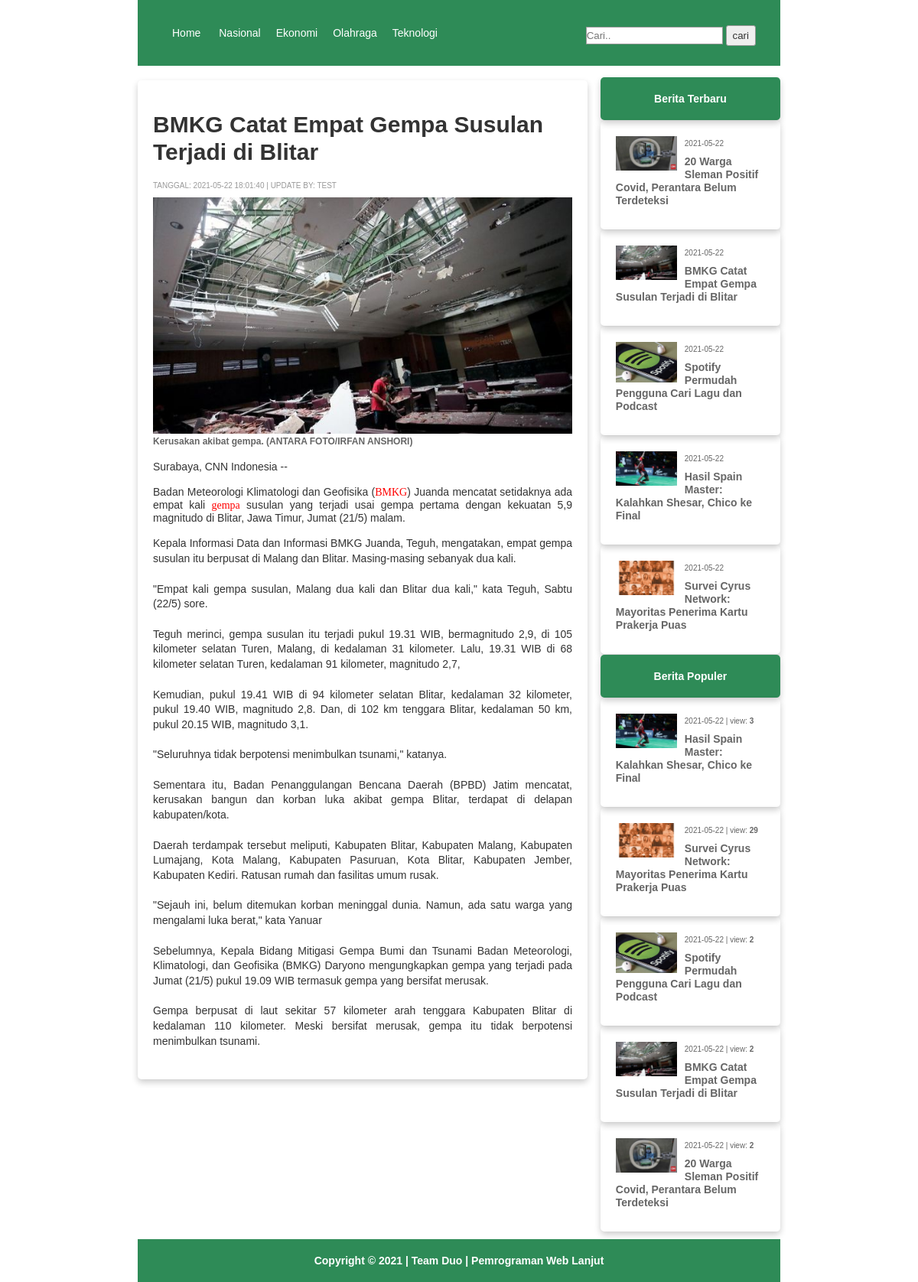
Screenshot of /?open=detail&id=17 with the database file from the repository.
### tables this page shows
CREATE TABLE `kategori` (
  `ID` int(5) NOT NULL,
  `Kategori` varchar(100) NOT NULL,
  `alias` varchar(50) NOT NULL,
  `Terbit` varchar(1) NOT NULL
);

CREATE TABLE `berita` (
  `ID` int(10) NOT NULL,
  `Judul` varchar(255) NOT NULL,
  `Kategori` varchar(50) NOT NULL,
  `Isi` text NOT NULL,
  `Gambar` varchar(255) NOT NULL,
  `Teks` text NOT NULL,
  `Tanggal` varchar(30) NOT NULL,
  `Updateby` varchar(50) NOT NULL,
  `Viewnum` varchar(20) NOT NULL,
  `Post_type` varchar(20) NOT NULL,
  `Terbit` varchar(1) NOT NULL
);

### inc/fungsi.php (the view, shortened to what this page needs)
<?php
include 'koneksi.php';
function populer(){
?>
	<div class="bar-menu">
		Berita Populer
	</div>
	<div>
		<?php
		global $connect;
		$pop = mysqli_query($connect,"SELECT * FROM berita WHERE Terbit='1' AND Tanggal>='".date('Y-m-d H:i:s', strtotime(''.POPULER_TIME.' days'))."' ORDER BY Viewnum DESC LIMIT 0,10");
		while ($r = mysqli_fetch_array($pop)) {
			extract($r);
			echo
			'<div class="side-box">
			<div class="img">
			<img src="'.URL_SITUS.$Gambar.'">
			</div>
				<span>'.substr($Tanggal, 0, 10).' | view: <b>'.$Viewnum.'</b> </span>
				<h1><a href="./?open=detail&id='.$ID.'">'.$Judul.'</a></h1>
				<div class="clear"></div>
			</div>';
		}
		?>
		</div>
<?php
}
function beritaterbaru(){
?>
	<div class="bar-menu">
		Berita Terbaru
	</div>
		<div>
			<?php
			global $connect;
			$terkini = mysqli_query($connect,"SELECT * FROM berita WHERE Terbit='1' ORDER BY ID DESC LIMIT 0,10");
			while ($r = mysqli_fetch_array($terkini)) {
				extract($r);
				echo
				'<div class="side-box">
					<div class="img">
						<img src="'.URL_SITUS.$Gambar.'">
					</div>
					<span>'.substr($Tanggal, 0, 10).' </span>
					<h1><a href="./?open=detail&id='.$ID.'">'.$Judul.'</a></h1>
					<div class="clear"></div>
				</div>';
			}
			?>
		</div>
<?php
}
?>

### header.php (shortened to what this page needs)
<?php
include("inc/fungsi.php");
?>
<!DOCTYPE html>
<html lang="en">
<head>
	<link rel="stylesheet" type="text/css" href="./assets/style.css">
</head>
<body>
	<div class="wrap">
		<div>
		<header>
			<nav>
				<a href="./">Home</a>
				<?php
				global $connect;
				$menu = mysqli_query($connect,"SELECT * FROM kategori WHERE Terbit='1' ORDER BY ID ASC LIMIT 0,10");
				while ($r = mysqli_fetch_array($menu)) {
					extract($r);
					echo
					'<a href="./?open=cat&id='.$ID.'">'.$Kategori.'</a>';
				}
				?>
				<form action="" method="GET" class="btn fr" style="margin-top:-5px; margin-right: -8px;">
				 	<input type="text" name="key" placeholder="Cari..">
				 	<input type="submit" name="open" value="cari">
				</form>
			</nav>
		</header>

### detail.php (shortened to what this page needs)
<div class="mainpage">
	<div class="content">
		<?php
		$id = (isset($_GET['id']) ? $_GET['id'] : '');
		global $connect;
		$sql = mysqli_query($connect,"SELECT * FROM berita WHERE Terbit='1' AND ID = '".$id."' ");
		while ($b = mysqli_fetch_array($sql)) {
		extract($b);
		echo
		'<div class="detail">
			<h1>'.$Judul.'</h1>
			<div class="info">
				<span> Tanggal: '.$Tanggal.' </span> | <span> Update by: '.$Updateby.' </span>
			</div>
			<div class="img">
				<img src="'.URL_SITUS.$Gambar.'">
				<div class="teks-foto">'.$Teks.'</div>
			</div>
			<p>'.nl2br($Isi).'</p>
			<div class="clear"></div>
		</div>';
		}
		?>
	</div>
	<div class="sidebar">
		<?php
		include 'sidebar.php';
		 ?>
	</div>
</div>

### assets/style.css (style rules this page uses)
body { margin:0; padding:0; background: #fff; font-family: arial, sans-serif; font-size: 14px; color: #333; }
a { text-decoration: none; color: #666666 }
h1, h2, h3, h4, h5, h6 { line-height: 1.2; }
.fr { float: right; }
.wrap { width: 70%; margin: 0 auto; }
input[type="text"] { padding: 3px 0; border: 1px solid #999; }
input[type="submit"] { border: 1px solid #999; padding: 5px 8px; color:#333; box-sizing: border-box; border-radius:3px; }
.btn { padding: 3px 5px; margin: 0px 3px; border-radius:3px; box-sizing: border-box; }
header { min-height:90px; }
nav { background-color: #2E8B57; padding: 35px; position: sticky; top: 0; }
nav a { margin: 3px 10px; color: white; text-decoration: none; }
.mainpage { width: 100%; padding: 0; margin: 0; box-sizing: border-box; }
.content { width: 70%; float: left; }
.sidebar { width: 28%; float: right; }
.detail { box-shadow: 0 4px 8px 0 rgba(0, 0, 0, 0.2); border-radius: 5px; padding: 20px; margin-top: 5px; }
.detail .img { width:100%; height: auto; float: left; overflow: hidden; }
.detail .img img { width: 100%; border: 0; }
.detail h1 { font-size:30px; }
.detail p { font-size: 15px; line-height:1.4; }
.detail .info { font-size: 10px; text-transform: uppercase; color: #999; margin:10px 0; }
.detail .teks-foto { font-size: 12px; font-weight: 700; color: #666; margin-bottom: 15px; }
.bar-menu { font-size: 14px; font-weight: 700; text-align: center; background: #2E8B57; box-shadow: 0 4px 8px 0 rgba(0, 0, 0, 0.2); border-radius: 5px; padding: 20px; margin-top: 1px; color: white; }
.side-box { width: 100%; box-sizing: border-box; box-shadow: 0 4px 8px 0 rgba(0, 0, 0, 0.2); border-radius: 5px; padding: 20px; margin-top: 1px; }
.side-box .img { width:80px; height: auto; float: left; margin-right: 10px; overflow: hidden; }
.side-box .img img { width: 100%; }
.side-box h1 { font-size:14px; }
.side-box h1 a { color: #666; text-decoration: none; }
.side-box span { font-size: 10px; color: #666; }

### rows the page displays
kategori: Kategori "Nasional"
kategori: Kategori "Ekonomi"
kategori: Kategori "Olahraga"
kategori: Kategori "Teknologi"
berita: Judul "BMKG Catat Empat Gempa Susulan Terjadi di Blitar", Tanggal "2021-05-22 18:01:40", Updateby "TEST", Gambar (picture), Teks "Kerusakan akibat gempa. (ANTARA FOTO/IRFAN ANSHORI)", Isi "Surabaya, CNN Indonesia -- Badan Meteorologi Klimatologi dan Geofisika ( BMKG ) Juanda mencatat setidaknya ada empat kali gempa susulan yang terjadi usai gempa pertama dengan kekuatan 5,9 magnitudo di Blitar, Jawa Timur, Jumat (21/5) malam. Kepala Informasi Data dan Informasi BMKG Juanda, Teguh, mengatakan, empat gempa susulan itu berpusat di Malang dan Blitar. Masing-masing sebanyak dua kali. \"Empat kali gempa susulan, Malang dua kali dan Blitar dua kali,\" kata Teguh, Sabtu (22/5) sore. Teguh merinci, gempa susulan itu terjadi pukul 19.31 WIB, bermagnitudo 2,9, di 105 kilometer selatan Turen, Malang, di kedalaman 31 kilometer. Lalu, 19.31 WIB di 68 kilometer selatan Turen, kedalaman 91…", Tanggal "2021-05-22", Viewnum "2"
berita: Gambar (picture), Tanggal "2021-05-22", Judul "20 Warga Sleman Positif Covid, Perantara Belum Terdeteksi", Viewnum "2"
berita: Gambar (picture), Tanggal "2021-05-22", Judul "Spotify Permudah Pengguna Cari Lagu dan Podcast", Viewnum "2"
berita: Gambar (picture), Tanggal "2021-05-22", Judul "Hasil Spain Master: Kalahkan Shesar, Chico ke Final", Viewnum "3"
berita: Gambar (picture), Tanggal "2021-05-22", Judul "Survei Cyrus Network: Mayoritas Penerima Kartu Prakerja Puas", Viewnum "29"
